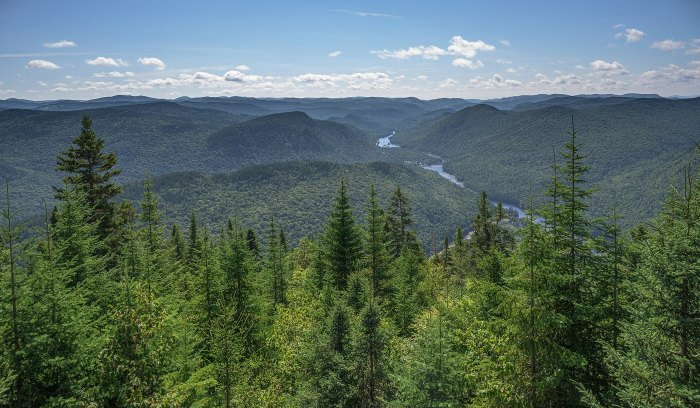
#> input picture ComputerVision/session-07/img/landscape.jpg, 700 x 408 px, found by its file name; its folder holds 8 pictures in this run
$ jupyter execute lab.ipynb
#> lines starting #> are read from the running program, lines starting #| are printed output that depends on the picture; after the words box and inside, x2 and y2 are one past the last pixel; in counts of white or black regions, pixels touching at a corner belong together
# Session 7 lab · Geometry: transforms, cameras, stereo

The code behind the slides. Each cell shows **one idea** in a few lines:

1. run it and look at the result;
2. change a value marked **`· try`** (the values after it are good ones to try) and run it again;
3. read *What to notice* under the cell.

| Part | Ideas |
|---|---|
| **A · Transforms** | points as (x, y, 1) · the order of a product · four families on a photo, and what each keeps · divide by w |
| **B · Homography** | H from 4 pairs by hand · fix a perspective · a panorama from two views with a known answer |
| **C · Camera** | f in pixels · a cube through K[R \| t] · a plane's 3 × 3 shortcut |
| **D · Stereo** | Z = f·B/d and one pixel of error · a depth map from a stereo pair · search the twin along one row |

Nothing to hand in, nothing to upload — it runs on free Colab with OpenCV only. The slides' numbers come from OpenCV 5.0; another version can shift a count by a little.

[cell 1]
# Setup — run this cell first
import numpy as np, matplotlib.pyplot as plt, cv2, urllib.request, os

def photo(name):                                   # the pictures from the slides
#> called with name = 'landscape.jpg'
    if not os.path.exists(name):
        urllib.request.urlretrieve('https://raw.githubusercontent.com/INCORTX/INCORTX.github.io/cv-next/ComputerVision/session-07/img/' + name, name)
    return cv2.imread(name)
#> returned value is the input picture: shape (408, 700, 3); mean B, G, R 99.2, 107.8, 88.3

def show(*ims, titles=(), h=3.4):
    fig, ax = plt.subplots(1, len(ims), figsize=(h * 1.5 * len(ims), h))
    for a, im, t in zip(np.atleast_1d(ax), ims, list(titles) + [''] * len(ims)):
        a.imshow(cv2.cvtColor(im, cv2.COLOR_BGR2RGB) if im.ndim == 3 else im, cmap='gray'); a.set_title(t); a.axis('off')
    plt.show()

land, facade = photo('landscape.jpg'), photo('facade.jpg')      # CC0: Wilfredor (session 2) · Dinkum (session 6)
#> call 2 of photo, with name = 'facade.jpg'
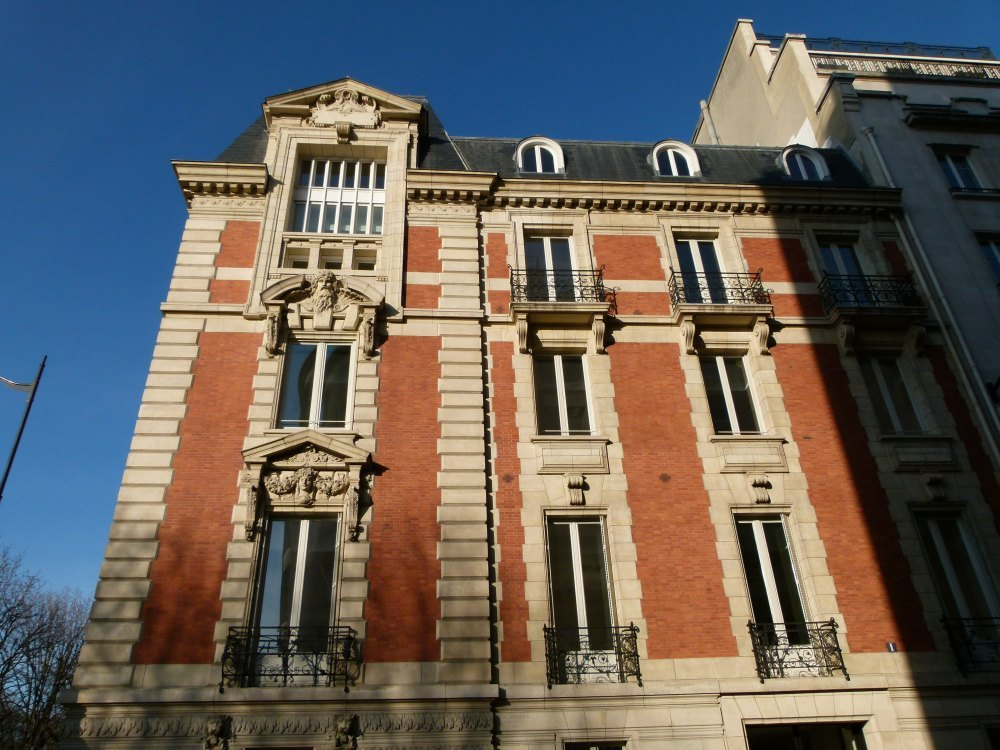
#> input picture ComputerVision/session-07/img/facade.jpg, 1000 x 750 px, found by its file name
#> in photo, returned value is the input picture: shape (750, 1000, 3); mean B, G, R 92, 96.6, 101.5
left, right = photo('stereo_left.jpg'), photo('stereo_right.jpg')   # the drawn stereo pair of slide 34
#> call 3 of photo, with name = 'stereo_left.jpg'
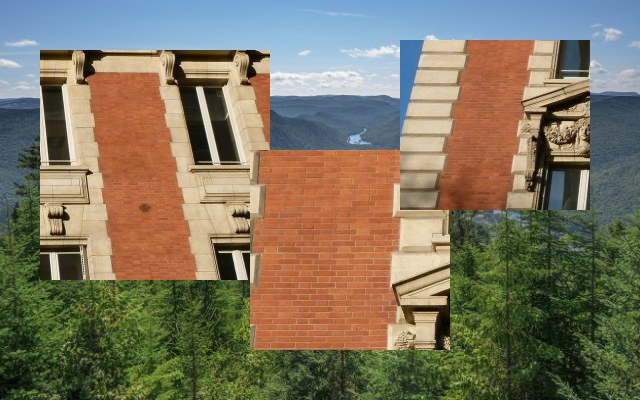
#> input picture ComputerVision/session-07/img/stereo_left.jpg, 640 x 400 px, found by its file name
#> in photo, returned value is the input picture: shape (400, 640, 3); mean B, G, R 95.8, 117, 125.3
#> call 4 of photo, with name = 'stereo_right.jpg'
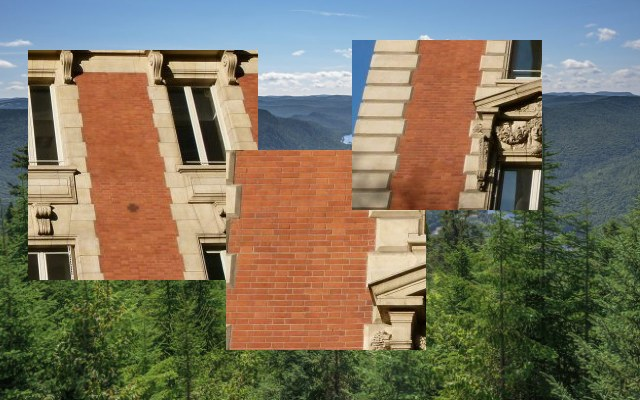
#> input picture ComputerVision/session-07/img/stereo_right.jpg, 640 x 400 px, found by its file name
#> in photo, returned value is the input picture: shape (400, 640, 3); mean B, G, R 95.1, 116.1, 123.8
T = lambda tx, ty: np.array([[1, 0, tx], [0, 1, ty], [0, 0, 1.]])
R = lambda deg: np.array([[np.cos(np.radians(deg)), -np.sin(np.radians(deg)), 0], [np.sin(np.radians(deg)), np.cos(np.radians(deg)), 0], [0, 0, 1]])
sift = cv2.SIFT_create()
print('OpenCV', cv2.__version__, '· landscape', land.shape[1::-1], '· facade', facade.shape[1::-1], '· stereo', left.shape[1::-1])
#| OpenCV 4.13.0 · landscape (700, 408) · facade (1000, 750) · stereo (640, 400)

## A · Transforms

Add a 1 to every point, (x, y) → (x, y, 1), and every move — shift, turn, scale, slant — is one 3 × 3 matrix. Multiply, then divide by the last number w.

[cell 2]
# A1 · A point as (x, y, 1): a shift and a turn are both matrix products (slides 5–6)
angle = 30      # degrees · try 90, 0

p = np.array([1, 2, 1])
print('shift by (3, 1):', T(3, 1) @ p)
print(f'turn by {angle}°:  ', (R(angle) @ p).round(3))
print('R =\n', R(angle).round(3))

**What to notice:** the shift is one product: (1, 2, 1) → (4, 3, 1), slide 5's worked example. Turned 30°, the point lands at (−0.134, 2.232); R's columns are the turned axes (0.866, 0.5) and (−0.5, 0.866) — slide 6. With 90° the point goes to (−2, 1); with 0° R is the identity and nothing moves.

[cell 3]
# A2 · Order matters: the matrix on the right acts first (slide 8)
angle = 90      # · try 45, 180

shape = np.array([[0, 0, 1], [1, 0, 1], [1, 2, 1], [0, 2, 1], [0, 0, 1]]).T + np.array([[1], [0], [0]])   # a tall box next to (0, 0)
for M, name, col in ((T(3, 0) @ R(angle), 'T·R: turn, then shift', '#855400'), (R(angle) @ T(3, 0), 'R·T: shift, then turn', 'crimson')):
    q = M @ shape; plt.plot(q[0], q[1], color=col, lw=2, label=name)
    print(f'{name}: (1, 2) →', (M @ [1, 2, 1])[:2].round(2))
plt.plot(shape[0], shape[1], 'k--', label='before'); plt.axis('equal'); plt.grid(alpha=.3); plt.legend(); plt.show()

**What to notice:** at 90°, T·R sends (1, 2) to (1, 1) and R·T sends it to (−2, 4) — slide 8. The box ends up in two different places because the turn is about (0, 0): shifted first, it swings from further away. At 45° the two answers are (2.29, 2.12) and (1.41, 4.24); at 180°, (2, −2) and (−4, −2).

[cell 4]
# A3 · Four families on a photo — and what each one keeps (slide 7)
strength = 1    # how far each transform goes · try 0.5, 2

h, w = land.shape[:2]; c = T(w / 2, h / 2) @ np.diag([1, 1, 1.]); ci = np.linalg.inv(c)   # work about the photo's centre
s = strength
H = {'translation': T(60 * s, 30 * s),
     'similarity': c @ R(20 * s) @ np.diag([1 - 0.25 * s, 1 - 0.25 * s, 1]) @ ci,
     'affine': c @ np.array([[1, 0.4 * s, 0], [0.1 * s, 1, 0], [0, 0, 1]]) @ ci,
     'projective': c @ np.array([[1, 0, 0], [0, 1, 0], [0.0006 * s, 0.0004 * s, 1]]) @ ci}
corners = np.float32([[0, 0], [w, 0], [w, h], [0, h]])[None]
for name, M in H.items():
    q = cv2.perspectiveTransform(corners, M)[0]; top, bottom, side = q[1] - q[0], q[2] - q[3], q[3] - q[0]
    ang = np.degrees(np.arccos(top @ side / np.linalg.norm(top) / np.linalg.norm(side)))
    par = abs(top[0] * bottom[1] - top[1] * bottom[0]) / np.linalg.norm(top) / np.linalg.norm(bottom) < 1e-6   # sin of the angle between them
    print(f'{name:11s} top edge {np.linalg.norm(top):6.1f} px (was {w}) · corner angle {ang:5.1f}° · top ∥ bottom: {par}')
show(*[cv2.warpPerspective(land, M, (w, h), borderValue=(255, 255, 255)) for M in H.values()], titles=list(H), h=2.4)

**What to notice:** translation keeps everything but the place (top edge 700 px, 90°, parallel); similarity changes the size (700 → 525 px) but keeps the 90° corner; affine bends the corner to 62.5° but keeps opposite sides parallel; projective keeps only straight lines — the top and bottom edges are no longer parallel (slide 7). strength 0.5 and 2 push the same families less (projective corner 81.9°) or further (47.9°).

[cell 5]
# A4 · Divide by w: two parallel lines meet at H·(0, 1, 0) (slide 9)
c = 1           # the bottom-row number of H · try 0.5, 2

H = np.array([[1, 0, 0], [0, 1, 0], [0, c, 1.]])
for x in (-1, 1):
    pts = [H @ [x, t, 1] for t in (0, 1, 3, 9, 99)]
    print(f'line x = {x:2d}:', ' '.join(f'({q[0] / q[2]:.3f}, {q[1] / q[2]:.3f})' for q in pts))
v = H @ [0, 1, 0]; print('H·(0, 1, 0) =', v, '→ the vanishing point', (v[:2] / v[2]).round(3))

**What to notice:** both parallel lines head for the same point: at t = 99 they are at (±0.010, 0.990), and H·(0, 1, 0) = (0, 1, 1) is the vanishing point (0, 1) — slide 9. The bottom-row number moves it: c = 0.5 → (0, 2), c = 2 → (0, 0.5). A point with w = 0 became a real point.

## B · Homography & stitching

A flat scene seen twice — or a camera that only turns — is one 3 × 3 matrix H. It has 8 unknowns; each point pair gives 2 equations, so 4 pairs fix it. Many pairs, some wrong: RANSAC.

[cell 6]
# B1 · Solve H from 4 pairs by hand: 8 linear equations (slide 14), then the same with OpenCV
noise = 0       # pixels of error added to the 4 clicks · try 2, 5

src = np.float32([[491, 210], [764, 213], [881, 696], [510, 697]]) + np.random.default_rng(0).normal(0, noise, (4, 2)).astype(np.float32)   # four corners on the wall (slide 15)
dst = np.float32([[0, 0], [300, 0], [300, 460], [0, 460]])
A, b = [], []
for (x, y), (u, v) in zip(src, dst):
    A += [[x, y, 1, 0, 0, 0, -u * x, -u * y], [0, 0, 0, x, y, 1, -v * x, -v * y]]; b += [u, v]
H = np.append(np.linalg.solve(np.array(A, float), np.array(b, float)), 1).reshape(3, 3)
print('by hand:\n', H.round(5)); print('largest difference from cv2.getPerspectiveTransform:', np.abs(H - cv2.getPerspectiveTransform(src, dst)).max())
#| by hand:
#|  [[ 1.2673700e+00 -4.9450000e-02 -6.1189453e+02]
#|  [-1.6450000e-02  1.4968200e+00 -3.0625601e+02]
#|  [-4.0000000e-05  8.7000000e-04  1.0000000e+00]]
#| largest difference from cv2.getPerspectiveTransform: 1.1368683772161603e-13
truth = cv2.getPerspectiveTransform(np.float32([[491, 210], [764, 213], [881, 696], [510, 697]]), dst)
far = cv2.perspectiveTransform(np.float32([[[640, 450]]]), H)[0, 0]; ok = cv2.perspectiveTransform(np.float32([[[640, 450]]]), truth)[0, 0]
print(f'the wall point (640, 450) lands at ({far[0]:.1f}, {far[1]:.1f}) — without noise ({ok[0]:.1f}, {ok[1]:.1f})')
#| the wall point (640, 450) lands at (129.8, 261.6) — without noise (129.8, 261.6)

**What to notice:** the 8 × 8 solve and OpenCV agree to 3 × 10⁻¹³, and the wall point (640, 450) lands at (129.8, 261.6) of the straightened wall — slide 15's matrix. Add 2 px of noise to the four clicks and it moves to (128.8, 259.5); 5 px → (127.4, 256.4). Four pairs fix H exactly, errors and all — the reason to use many matches and RANSAC.

[cell 7]
# B2 · Fix the perspective with four corners (slide 15)
width = 300     # output width in pixels; the height stays 460 · try 200, 450

M = cv2.getPerspectiveTransform(np.float32([[491, 210], [764, 213], [881, 696], [510, 697]]), np.float32([[0, 0], [width, 0], [width, 460], [0, 460]]))
flat = cv2.warpPerspective(facade, M, (width, 460))
marked = cv2.polylines(facade.copy(), [np.int32([[491, 210], [764, 213], [881, 696], [510, 697]])], True, (0, 220, 255), 4)
show(marked, flat, titles=['four corners on the wall', f'seen straight on · {width} × 460'])
#> call 2 of show, with h = 3.4
#> in show (call 2), `plt.show()`:
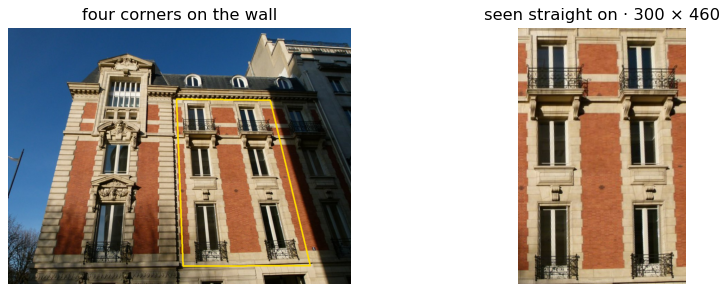
#> figure drawn by matplotlib, 2 panels

**What to notice:** the four corners say where the rectangle is; the output size says what shape to make it. 300 × 460 matches the wall's windows; 200 squashes and 450 stretches them — the perspective is fixed either way, the aspect ratio is your choice.

[cell 8]
# B3 · A panorama: two overlapping views with a known H → SIFT + RANSAC → warp → blend (slides 16–17)
ramp = 40       # feather width in pixels (0 = paste) · try 0, 120

h, w = land.shape[:2]; a, b = land[:, :430], land[:, 270:]                            # two views, 160 px of overlap
#> after `a, b = (land[:, :430], land[:, 270:])`:
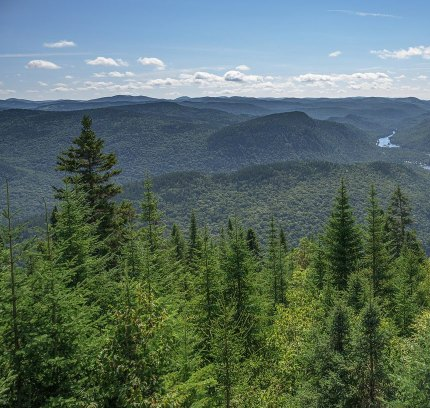
#> a: shape (408, 430, 3); mean B, G, R 100.4, 109.4, 89.3
Hb = T(270, 0) @ np.array([[1, 0, 0], [0, 1, 0], [-0.0004, 0, 1]])                       # the truth: b sits 270 px right, seen a little slanted
b = cv2.warpPerspective(b, np.linalg.inv(np.array([[1, 0, 0], [0, 1, 0], [-0.0004, 0, 1]])), (b.shape[1], h))
b = np.clip(b * 1.15, 0, 255).astype(np.uint8)                                          # and 15 % brighter, like a second exposure
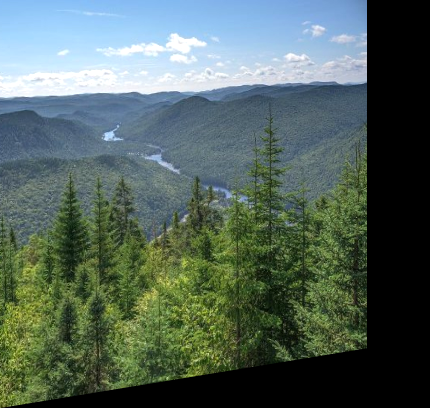
#> b: shape (408, 430, 3); mean B, G, R 91.9, 99.8, 82.5
ka, da = sift.detectAndCompute(a, None); kb, db = sift.detectAndCompute(b, None)
#> after `ka, da = sift.detectAndCompute(a, None)`: ka = 1377 keypoints; strongest (x, y, size): (135, 403, 1.9), (383, 142, 6.8), (161, 347, 2), (139, 325, 2)
#> after `kb, db = sift.detectAndCompute(b, None)`: kb = 1364 keypoints; strongest (x, y, size): (340, 57, 41.8), (361, 77, 8.9), (167, 378, 2.3), (365, 61, 2.2)
good = [m for m, n in cv2.BFMatcher().knnMatch(db, da, k=2) if m.distance < 0.8 * n.distance]
#> good = 277 matches
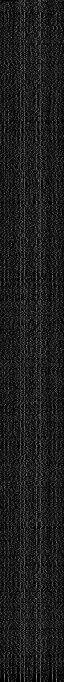
#> db: shape (1364, 128) float32 (shown at 1/2 size); min 0, max 219, mean 29.2
Hest, mask = cv2.findHomography(np.float32([kb[m.queryIdx].pt for m in good]), np.float32([ka[m.trainIdx].pt for m in good]), cv2.RANSAC, 3.0)
#> Hest = [[0.888, -0.000903, 270], [-0.00253, 0.998, 0.339], [-0.000407, -2.71e-06, 1]]; mask = 277 values, max 1 at index 0, min 0 at index 24, mean 0.935
err = np.abs(cv2.perspectiveTransform(np.float32([[[0, 0], [b.shape[1], h]]]), Hest) - cv2.perspectiveTransform(np.float32([[[0, 0], [b.shape[1], h]]]), Hb)).max()
#> err = 1.78
canvas = (w, h); wb = cv2.warpPerspective(b, Hest, canvas); inb = cv2.warpPerspective(np.full(b.shape[:2], 255, np.uint8), Hest, canvas) > 128
#> after `inb = cv2.warpPerspective(np.full(b.shape[:2], 255, np.uint8), Hest, c`:
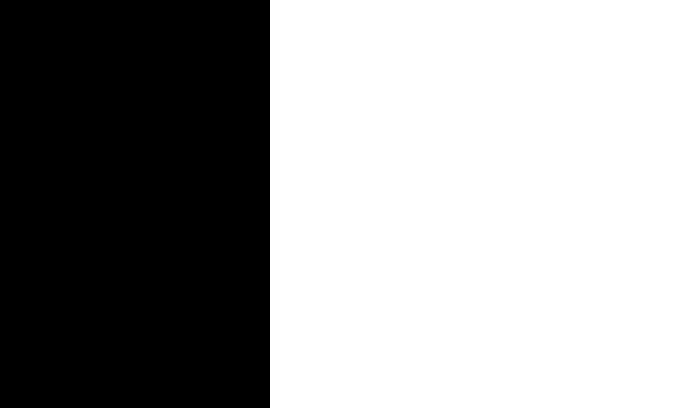
#> inb: shape (408, 700) bool; 61.4% white; 1 black region, box (x1, y1, x2, y2) and area: (0, 0, 270, 408) 110160
wa = np.zeros_like(wb); wa[:, :430] = a; ina = np.zeros(inb.shape, bool); ina[:, :430] = True
d = cv2.distanceTransform(inb.astype(np.uint8), cv2.DIST_L2, 5); al = (np.clip(d / ramp, 0, 1) if ramp else inb.astype(float))[..., None]
#> after `d = cv2.distanceTransform(inb.astype(np.uint8), cv2.DIST_L2, 5)`:
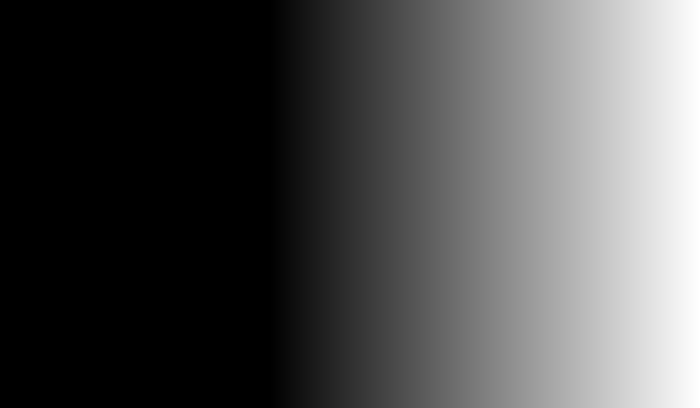
#> d: shape (408, 700) float32; min 0, max 430, mean 132.4; drawn with min black and max white
pano = np.where(ina[..., None], (al * wb + (1 - al) * wa), wb).astype(np.uint8)
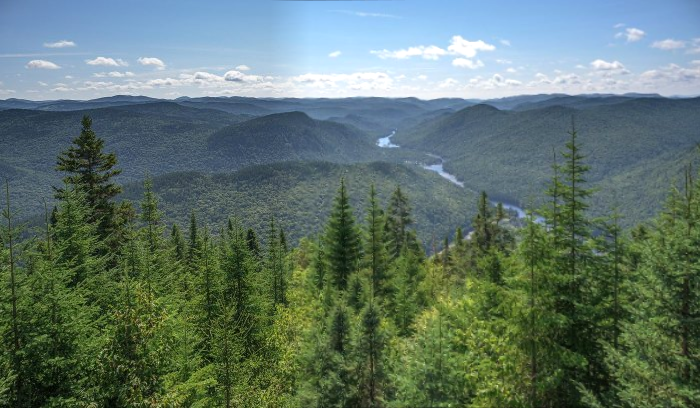
#> pano: shape (408, 700, 3); mean of channels 0, 1, 2 107.5, 117, 95.8; drawn as B, G, R
print(f'{len(good)} matches → {int(mask.sum())} inliers · H off by at most {err:.2f} px at the corners of view b')
#| 277 matches → 259 inliers · H off by at most 1.78 px at the corners of view b
show(a, b, pano, titles=['view a', 'view b (slanted, brighter)', f'panorama · feather {ramp} px'], h=2.6)
#> (the rest of the program and of its run is left out)
